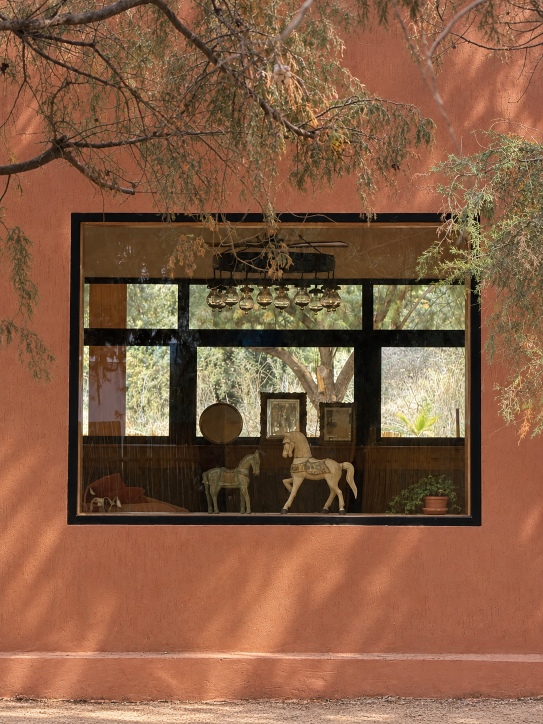
#> input picture instagram/photos/fenetre-mur-ocre.png, 1086 x 1448 px (shown at 1/2 size)
$ python post_fenetre.py
#> lines starting #> are read from the running program, lines starting #| are printed output that depends on the picture
### instagram/signature.py
"""La signature Daughter of Gaïa en PNG transparent, à poser dans CapCut.

Même dessin que sur les posts et les stories : le logo en Cormorant Garamond
léger, puis « —— DOMAINE • LA SOUKRA —— » en Jost, le point et les traits
à mi-hauteur des capitales.

    python3 instagram/signature.py
"""
from pathlib import Path
from PIL import Image, ImageDraw, ImageFont

RACINE = Path(__file__).resolve().parent
POLICES = RACINE / "polices"
SORTIE = RACINE / "signature"

SABLE, BLANC, ENCRE, TERRA = "#EDE4D3", "#F6F1E7", "#2B2118", "#B5654A"
LOGO = "Daughter of Gaïa"
LARGEUR_LOGO = 1400  # en px : assez grand pour rester net une fois réduit
MARGE = 40


def police(nom, taille, graisse):
    f = ImageFont.truetype(str(POLICES / nom), taille)
    f.set_variation_by_axes([graisse])
    return f


def signature(c_nom, c_lieu, avec_lieu=True, g_nom=300, g_lieu=400):
    mesure = ImageDraw.Draw(Image.new("L", (1, 1)))
    taille = round(100 * LARGEUR_LOGO / mesure.textlength(LOGO, font=police("CormorantGaramond[wght].ttf", 100, 300)))
    f_nom = police("CormorantGaramond[wght].ttf", taille, g_nom)
    # Mêmes rapports que la ligne des stories (logo ≈ 5,3 × le corps du lieu).
    k = LARGEUR_LOGO / 160
    f_lieu = police("Jost[wght].ttf", round(5.2 * k), g_lieu)
    esp, gap, trait, ecart, ep = 1.6 * k, 5.5 * k, 17 * k, 6 * k, max(2, 0.45 * k)

    W, H = LARGEUR_LOGO + 1200, taille * 3
    im = Image.new("RGBA", (W, H), (0, 0, 0, 0))
    d = ImageDraw.Draw(im)
    d.text((W / 2, taille * 0.4), LOGO, font=f_nom, fill=c_nom, anchor="mt")

    if avec_lieu:
        bas_nom = im.getbbox()[3]
        y = bas_nom + 0.30 * taille
        mots = ("DOMAINE", "LA SOUKRA")

        def chasse(m):
            return sum(d.textlength(c, font=f_lieu) for c in m) + esp * (len(m) - 1)

        larg = chasse(mots[0]) + 2 * gap + chasse(mots[1])
        haut = f_lieu.getbbox("D", anchor="lt")
        milieu = y + (haut[1] + haut[3]) / 2
        x = W / 2 - larg / 2
        for mot, xm in ((mots[0], x), (mots[1], x + chasse(mots[0]) + 2 * gap)):
            for c in mot:
                d.text((xm, y), c, font=f_lieu, fill=c_lieu, anchor="lt")
                xm += d.textlength(c, font=f_lieu) + esp
        r = max(3, f_lieu.size / 9)
        px = x + chasse(mots[0]) + gap
        d.ellipse((px - r, milieu - r, px + r, milieu + r), fill=c_lieu)
        for x0, x1 in ((x - ecart - trait, x - ecart), (x + larg + ecart, x + larg + ecart + trait)):
            d.rectangle((x0, milieu - ep / 2, x1, milieu + ep / 2), fill=c_lieu)

    # Recadre au plus près de l'encre, avec une marge égale tout autour.
    x0, y0, x1, y1 = im.getbbox()
    return im.crop((x0 - MARGE, y0 - MARGE, x1 + MARGE, y1 + MARGE))


# [14 lines left out: function apercu, not called in this run]


# [12 lines that do not run on import are left out]

### instagram/post_fenetre.py
"""Post : la fenêtre du mur ocre et les chevaux en bois, au format 4:5 du fil.

La signature est posée sur le mur, au milieu de l'espace entre le bas de la
fenêtre et la ceinture du soubassement, centrée sous la fenêtre.

    python3 instagram/post_fenetre.py
"""
from pathlib import Path
from PIL import Image, ImageOps

import generer
from signature import BLANC, ENCRE, signature

RACINE = Path(__file__).resolve().parent
# Repères mesurés sur l'image recadrée (1080 × 1350).
BAS_FENETRE, CEINTURE = 991, 1244
CENTRE_FENETRE = 546
LARGEUR = 500

if __name__ == "__main__":
    src = ImageOps.exif_transpose(Image.open(RACINE / "photos" / "fenetre-mur-ocre.png")).convert("RGB")
#> src is the input picture: PIL image 1086x1448 RGB; mean R, G, B 134, 93.7, 67.6
    # On rogne un peu plus en haut qu'en bas : les branches restent, et le mur
    # sous la fenêtre garde toute sa place.
    fond = ImageOps.fit(src, generer.POST, Image.LANCZOS, centering=(0.5, 0.6)).convert("RGBA")
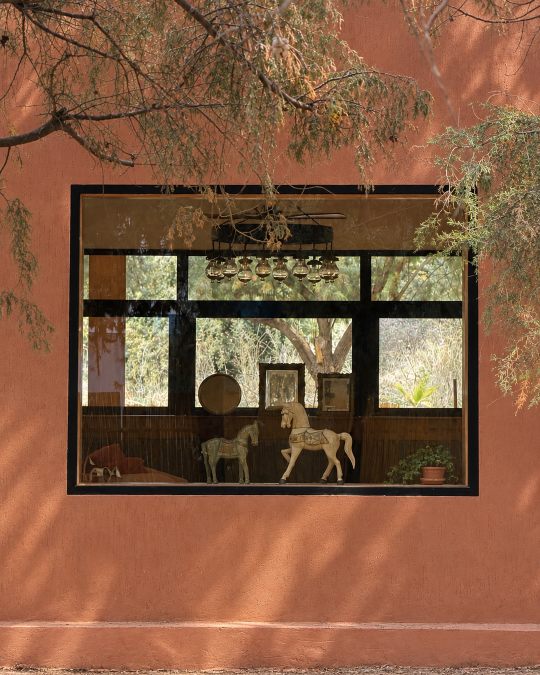
#> fond: PIL image 1080x1350 RGBA (shown at 1/2 size); mean R, G, B, A 132.5, 92, 65.7, 255
    for nom, couleur in (("creme", BLANC), ("encre", ENCRE)):
#> (the run stopped early here; a loop or call above may not have finished)

$ run again, with instagram/photos/aiko-grimace.png copied over instagram/photos/fenetre-mur-ocre.png
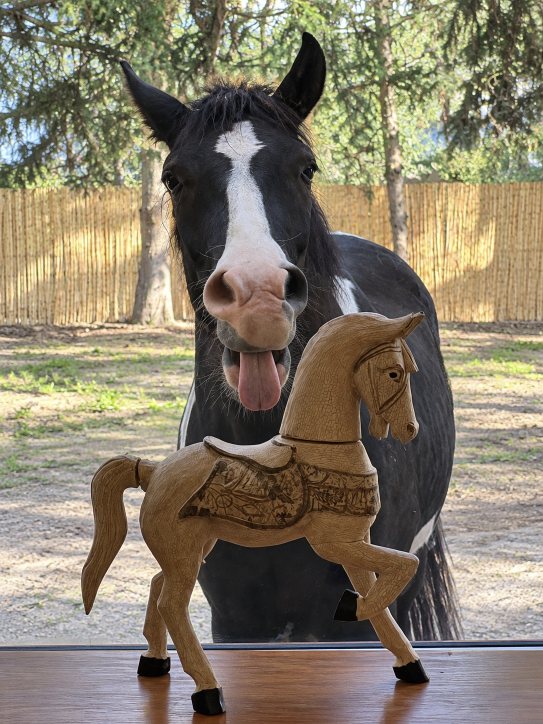
#> input picture instagram/photos/aiko-grimace.png, 1086 x 1448 px (shown at 1/2 size)
#> `fond = ImageOps.fit(src, generer.POST, Image.LANCZOS, centering=(0.5, ..`:
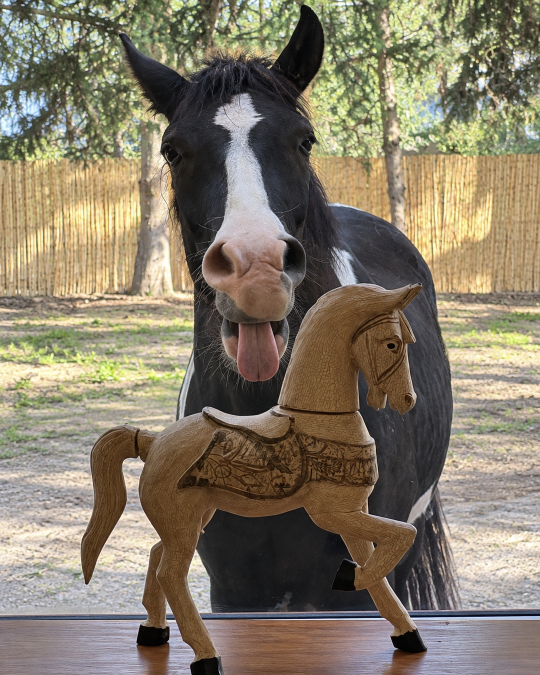
#> fond: PIL image 1080x1350 RGBA (shown at 1/2 size); mean R, G, B, A 133.7, 123.9, 105, 255

$ run again, with instagram/photos/aiko-perso-nb-2.jpg saved as instagram/photos/fenetre-mur-ocre.png
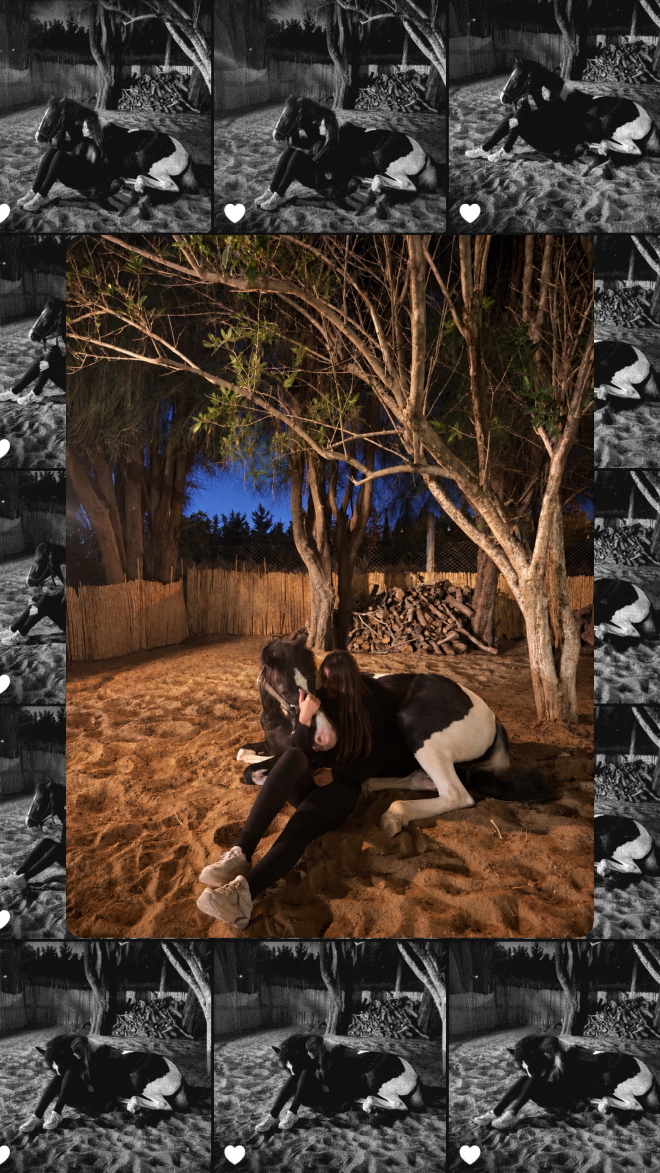
#> input picture instagram/photos/aiko-perso-nb-2.jpg, 1320 x 2346 px (shown at 1/2 size)
#> src is the input picture: PIL image 1320x2346 RGB; mean R, G, B 71.4, 59.3, 51.2
#> `fond = ImageOps.fit(src, generer.POST, Image.LANCZOS, centering=(0.5, ..`:
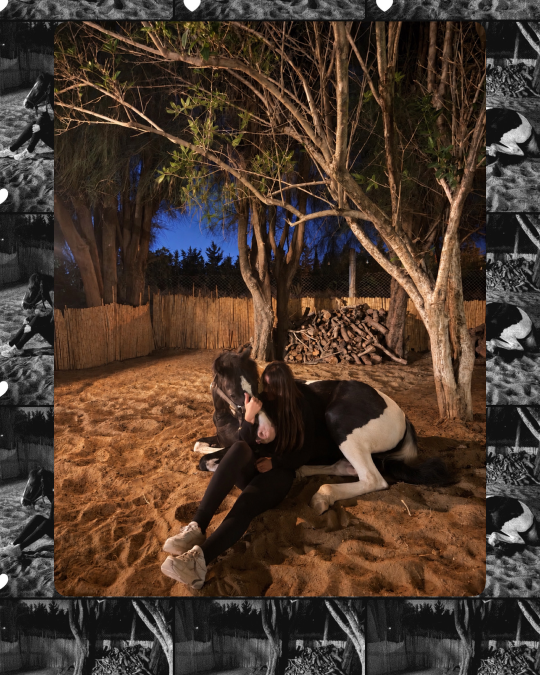
#> fond: PIL image 1080x1350 RGBA (shown at 1/2 size); mean R, G, B, A 74.6, 57.5, 45.8, 255
